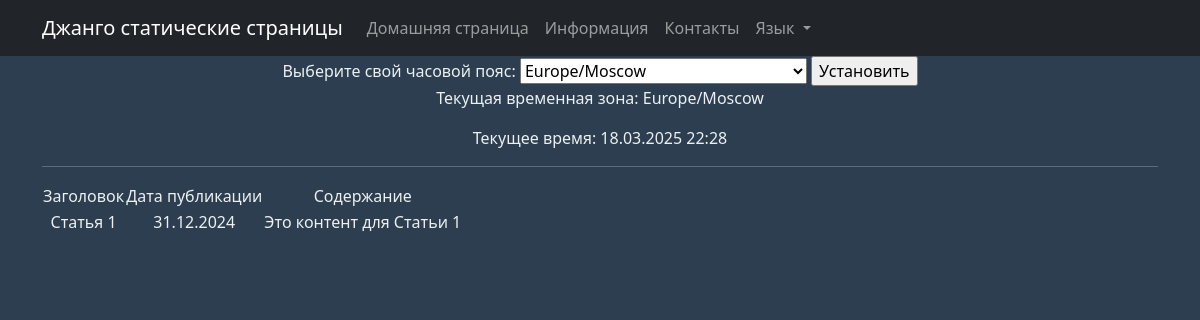
Screenshot of /article/7/ with the database file from the repository.
### models_app/models.py (models this page shows, shortened)
class Post(models.Model):
    ARTICLE = 'AR'
    NEWS = 'NW'
    POST_TYPE_CHOICES = [
        (ARTICLE, 'Article'),
        (NEWS, 'News'),
    ]
    author = models.ForeignKey(Author, on_delete=models.CASCADE, related_name='posts')
    post_type = models.CharField(max_length=2, choices=POST_TYPE_CHOICES, default=ARTICLE)
    created_at = models.DateTimeField(auto_now_add=True)
    categories = models.ManyToManyField(Category, related_name='posts')
    title = models.CharField(max_length=255)
    content = models.TextField()
    rating = models.IntegerField(default=0)

### models_app/views.py (the view)
# urls.py: path('article/<int:pk>/', ArticleDetail.as_view(), name='article_by_id'),
class ArticleDetail(DetailView):
    model = Post
    queryset = Post.objects.filter(post_type='AR')
    template_name = 'news_item.html'
    context_object_name = 'news_item'
    def get_object(self, *args, **kwargs):
        obj = cache.get(f'article-{self.kwargs["pk"]}', None)
        if not obj:
            obj = super().get_object(queryset=self.queryset)
            cache.set(f'article-{self.kwargs["pk"]}', obj)
        return obj

### models_app/templatetags/custom_filters.py (called while the page is built)
@register.filter()
def censor(string):
    bad_words = ["убийство", "фальсификация", "хакеры"]
    if not isinstance(string, str):
        raise ValueError("Фильтр 'censor' можно применять только к строкам.")
    cleaned_string = ''.join(char for char in string if char.isalnum() or char.isspace()) #очистка строки от спец символов (!,$, и т.д.)
    words = cleaned_string.split()
    for word in words:
        if word.lower() in bad_words:
            censored_word = word[0] + "*" * (len(word) - 1)
            string = string.replace(word, censored_word)
    return string

### news_portal/context_processors.py (called while the page is built)
def timezone_context(request):
    selected_timezone = request.session.get('django_timezone', 'Europe/Moscow')
    user_tz = pytz.timezone(selected_timezone)
    current_time = timezone.now().astimezone(user_tz)
    return {
        'selected_timezone': selected_timezone,
        'timezones': pytz.common_timezones,
        'current_time': current_time,  # Передаём текущее время глобально
        'current_hour': current_time.hour,  # Передаём час отдельно
    }

### templates/news_item.html
{% extends 'flatpages/default.html' %}
{% load i18n %}
{% load custom_filters %}
{% block content %}
{% if news_item %}
    <table>
           <tr>
               <td>{% trans "Title" %}</td>
               <td>{% trans "Publication Date" %}</td>
               <td>{% trans "Content" %}</td>
           </tr>
           <tr>
               <td>{{ news_item.title|censor }}</td>
               <td>{{ news_item.created_at|date:'d.m.Y' }}</td>
               <td>{{ news_item.content|censor }}</td>
           </tr>
       </table>
{% else %}
    <h2> Новости нет! </h2>
{% endif %}
{% endblock content %}

### rows the page displays
Post: title|censor "Статья 1", created_at "31.12.2024", content|censor "Это контент для Статьи 1"

### other values shown
{{ selected_timezone }} "Europe/Moscow"
{{ current_time|date:"d.m.Y H:i" }} "18.03.2025 22:28"
form field timezone "Europe/Moscow"
